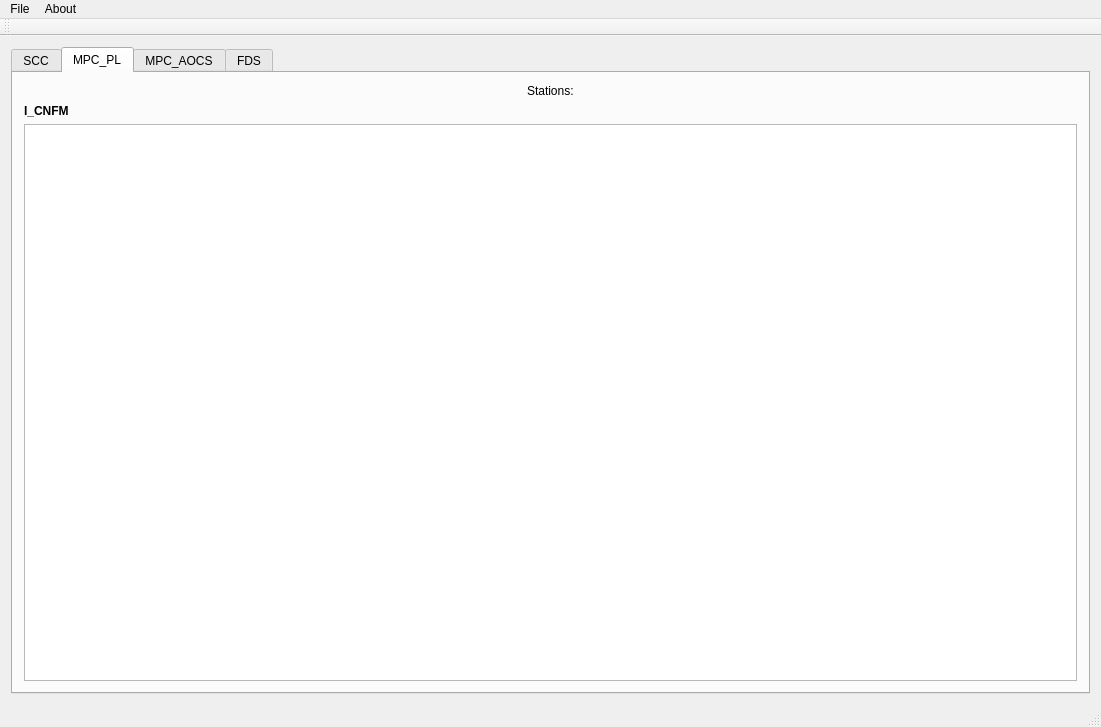
<?xml version="1.0" encoding="UTF-8"?>
<ui version="4.0">
 <class>MainWindow</class>
 <widget class="QMainWindow" name="MainWindow">
  <property name="geometry">
   <rect>
    <x>0</x>
    <y>0</y>
    <width>1101</width>
    <height>727</height>
   </rect>
  </property>
  <property name="windowTitle">
   <string>Satellite Configuration</string>
  </property>
  <widget class="QWidget" name="centralWidget">
   <layout class="QVBoxLayout" name="verticalLayout_5">
    <item>
     <widget class="QTabWidget" name="tabWidget">
      <property name="currentIndex">
       <number>1</number>
      </property>
      <widget class="QWidget" name="scc_tab">
       <attribute name="title">
        <string>SCC</string>
       </attribute>
       <layout class="QVBoxLayout" name="verticalLayout">
        <item>
         <layout class="QGridLayout" name="scc_gridLayout"/>
        </item>
        <item>
         <widget class="QLabel" name="scc_table_head_label">
          <property name="font">
           <font>
            <pointsize>9</pointsize>
            <weight>75</weight>
            <bold>true</bold>
           </font>
          </property>
          <property name="text">
           <string>I_CMOB</string>
          </property>
         </widget>
        </item>
        <item>
         <widget class="QTableView" name="scc_tableView"/>
        </item>
       </layout>
      </widget>
      <widget class="QWidget" name="mpc_pl_tab">
       <attribute name="title">
        <string>MPC_PL</string>
       </attribute>
       <layout class="QVBoxLayout" name="verticalLayout_2">
        <item>
         <layout class="QHBoxLayout" name="mpc_pl_buttons_horizontalLayout">
          <item>
           <layout class="QVBoxLayout" name="mpc_pl_stations_layout">
            <item>
             <widget class="QLabel" name="mpc_pl_stations_label">
              <property name="text">
               <string>Stations:</string>
              </property>
             </widget>
            </item>
            <item>
             <layout class="QGridLayout" name="mpc_pl_stations_gridLayout"/>
            </item>
           </layout>
          </item>
          <item>
           <layout class="QVBoxLayout" name="mpc_pl_satellites_layout"/>
          </item>
         </layout>
        </item>
        <item>
         <widget class="QLabel" name="mpc_pl_table_head_label">
          <property name="font">
           <font>
            <pointsize>9</pointsize>
            <weight>75</weight>
            <bold>true</bold>
           </font>
          </property>
          <property name="text">
           <string>I_CNFM</string>
          </property>
         </widget>
        </item>
        <item>
         <widget class="QTableView" name="mpc_pl_tableView"/>
        </item>
       </layout>
      </widget>
      <widget class="QWidget" name="mpc_aocs_tab">
       <attribute name="title">
        <string>MPC_AOCS</string>
       </attribute>
       <layout class="QVBoxLayout" name="verticalLayout_4">
        <item>
         <layout class="QGridLayout" name="mpc_aocs_gridLayout"/>
        </item>
        <item>
         <widget class="QLabel" name="mpc_aocs_table_head_label">
          <property name="font">
           <font>
            <pointsize>9</pointsize>
            <weight>75</weight>
            <bold>true</bold>
           </font>
          </property>
          <property name="text">
           <string>I_CMOB</string>
          </property>
         </widget>
        </item>
        <item>
         <widget class="QTableView" name="mpc_aocs_tableView"/>
        </item>
       </layout>
      </widget>
      <widget class="QWidget" name="fds_tab">
       <attribute name="title">
        <string>FDS</string>
       </attribute>
       <layout class="QVBoxLayout" name="verticalLayout_3">
        <item>
         <layout class="QGridLayout" name="fds_gridLayout"/>
        </item>
        <item>
         <widget class="QLabel" name="fds_table_head_label">
          <property name="font">
           <font>
            <pointsize>9</pointsize>
            <weight>75</weight>
            <bold>true</bold>
           </font>
          </property>
          <property name="text">
           <string>I_CNFF</string>
          </property>
         </widget>
        </item>
        <item>
         <widget class="QTableView" name="fds_tableView"/>
        </item>
       </layout>
      </widget>
     </widget>
    </item>
   </layout>
  </widget>
  <widget class="QMenuBar" name="menuBar">
   <property name="geometry">
    <rect>
     <x>0</x>
     <y>0</y>
     <width>1101</width>
     <height>20</height>
    </rect>
   </property>
   <widget class="QMenu" name="menuSave_changed">
    <property name="title">
     <string>File</string>
    </property>
    <addaction name="actionSave_to_conf_sat_txt"/>
    <addaction name="separator"/>
    <addaction name="actionTransfer_files"/>
   </widget>
   <widget class="QMenu" name="menuType">
    <property name="title">
     <string>About</string>
    </property>
   </widget>
   <addaction name="menuSave_changed"/>
   <addaction name="menuType"/>
  </widget>
  <widget class="QToolBar" name="mainToolBar">
   <attribute name="toolBarArea">
    <enum>TopToolBarArea</enum>
   </attribute>
   <attribute name="toolBarBreak">
    <bool>false</bool>
   </attribute>
  </widget>
  <widget class="QStatusBar" name="statusBar"/>
  <action name="actionSave_Changed">
   <property name="text">
    <string>Save file</string>
   </property>
  </action>
  <action name="actionSave_and_Send_file">
   <property name="text">
    <string>Send file</string>
   </property>
  </action>
  <action name="actionPrint">
   <property name="text">
    <string>Print</string>
   </property>
  </action>
  <action name="actionSCC">
   <property name="text">
    <string>SCC</string>
   </property>
  </action>
  <action name="actionMPC_PL">
   <property name="text">
    <string>MPC_PL</string>
   </property>
  </action>
  <action name="action_MPC_AOCS">
   <property name="text">
    <string>
MPC_AOCS</string>
   </property>
  </action>
  <action name="actionFDS">
   <property name="text">
    <string>FDS</string>
   </property>
  </action>
  <action name="actionTransfer_files">
   <property name="text">
    <string>Transfer files</string>
   </property>
  </action>
  <action name="actionSave_to_conf_sat_txt">
   <property name="text">
    <string>Save to conf_sat.txt</string>
   </property>
  </action>
 </widget>
 <layoutdefault spacing="6" margin="11"/>
 <resources/>
 <connections/>
</ui>
